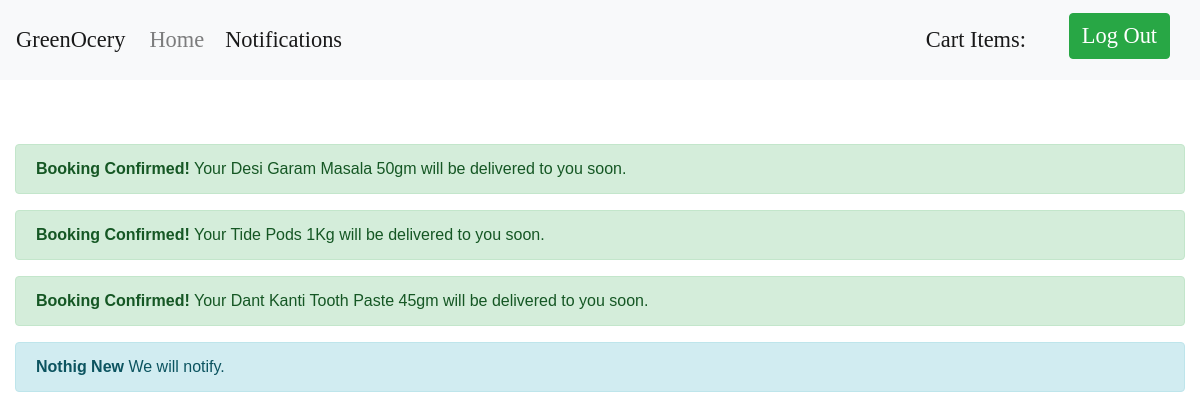
Page /noticeBoard.php (signed in) on the committed database.
### tables this page shows
CREATE TABLE `booking` (
  `id` int(10) NOT NULL,
  `userId` int(10) NOT NULL,
  `itemId` int(10) NOT NULL,
  `name` varchar(255) NOT NULL,
  `qty` int(10) NOT NULL,
  `amt` int(10) NOT NULL,
  `date` timestamp NOT NULL DEFAULT CURRENT_TIMESTAMP
);

### noticeBoard.php (the view, shortened to what this page needs)
<?php
$userId = $_SESSION["userId"];
include 'header/header.php'
?>
<nav class="navbar navbar-expand-lg navbar-light bg-light fixed-top ">
  <a class="navbar-brand" href="index.php">GreenOcery</a>
  <div class="collapse navbar-collapse" id="collapsibleNavbar">
    <ul class="navbar-nav">
      <li class="nav-item ">
        <a class="nav-link" href="index.php">
          Home
        </a>
      </li>
      <li class="nav-item active">
        <a class="nav-link" href="noticeBoard.php">
          Notifications
        </a>
      </li>
    </ul>&nbsp;&nbsp;
    <?php if ($userId != NULL) { ?>
      <ul class="navbar-nav ml-auto">
        <li><a class="nav-item nav-link active" href="viewCart.php">Cart Items:</a></li>
        <li><a class="nav-item nav-link active" id="cartItems" href="viewCart.php"></a></li>&nbsp;&nbsp;
        <li><a href="logout.php" id="logout" class="btn btn-success">Log Out</a></li>&nbsp;&nbsp;
      </ul>
    <?php } ?>
  </div>
</nav>
<br>
<br>
<br>
<br>
<br>
<br>
<?php
$qer=mysqli_query($con,"select * from booking where userId = '$userId'"); ?>
<div class="container-fluid">
 <?php
 while($res=mysqli_fetch_assoc($qer)) {
   $itemName = $res["name"]; ?>
      <div class="alert alert-success">
        <strong>Booking Confirmed!</strong> <?php echo "Your ".$itemName." will be delivered to you soon" ?>.
      </div>
    <?php }  ?>
    <div class="alert alert-info">
      <strong>Nothig New</strong> We will notify.
    </div>
</div>
<?php
include 'footer/footer.php'
?>

### css/main.css (style rules this page uses)
* { margin: 0px; padding: 0px; box-sizing: border-box; }
body, html { height: 100%; font-family: Poppins-Regular, sans-serif; }
a { font-family: Poppins-Regular; font-size: 14px; line-height: 1.7; color: #666666; margin: 0px; transition: all 0.4s; -webkit-transition: all 0.4s; -o-transition: all 0.4s; -moz-transition: all 0.4s; }
ul, li { margin: 0px; list-style-type: none; }
.bg-light { background-color: black; }

### css/custom.css (style rules this page uses)
.navbar { min-height: 80px; }
.navbar a { font-size: 1.4em !important; }
.navbar li { padding-right:5px; }

### rows in the picture
booking: name "Desi Garam Masala 50gm"
booking: name "Tide Pods 1Kg"
booking: name "Dant Kanti Tooth Paste 45gm"
